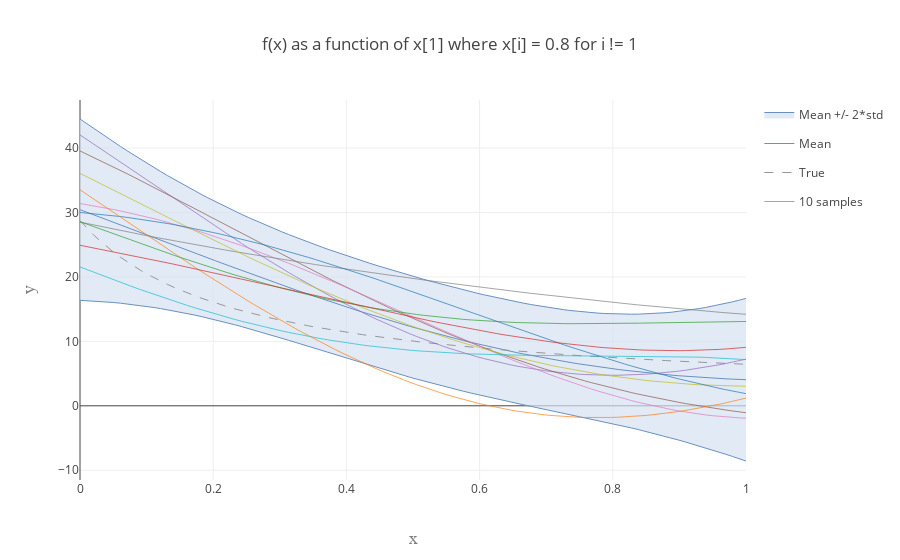

Source (notebook cell):
### Markdown cell above
#### Plot a 1D slice of the model

### Code cell
plot_x_dim = 1 # Dimension to plot
x_base_val = 0.8 # All other x has this value

# Test input
px_test = np.linspace(0, 1, 100)
px_test_arr = np.ones((len(px_test), input_dim))*x_base_val
px_test_arr[:,plot_x_dim] = px_test

# True function
y_true = fun_mult(px_test_arr)

# From GP
mean_unconstr, cov_unconstr = model.calc_posterior_unconstrained(px_test_arr, full_cov = True)
mean_unconstr = np.array(mean_unconstr).flatten()
var_unconstr = np.diagonal(cov_unconstr)

num_samples = 10
show_samplepaths = True
samplepaths_unconstr = []
if show_samplepaths: samplepaths_unconstr = np.random.multivariate_normal(mean_unconstr, cov_unconstr, num_samples).T

fig_unconstr_slice = PlotGP2d(x_mean = px_test, mean = mean_unconstr, var = var_unconstr,
                        x_true = px_test, y_true = y_true,
                        samplepaths = samplepaths_unconstr,
                        title = 'f(x) as a function of x[{0}] where x[i] = {1} for i != {0}'.format(plot_x_dim, x_base_val), xrange = [0, 1], smoothing = False)

pltlyoff.iplot(fig_unconstr_slice, filename='')
